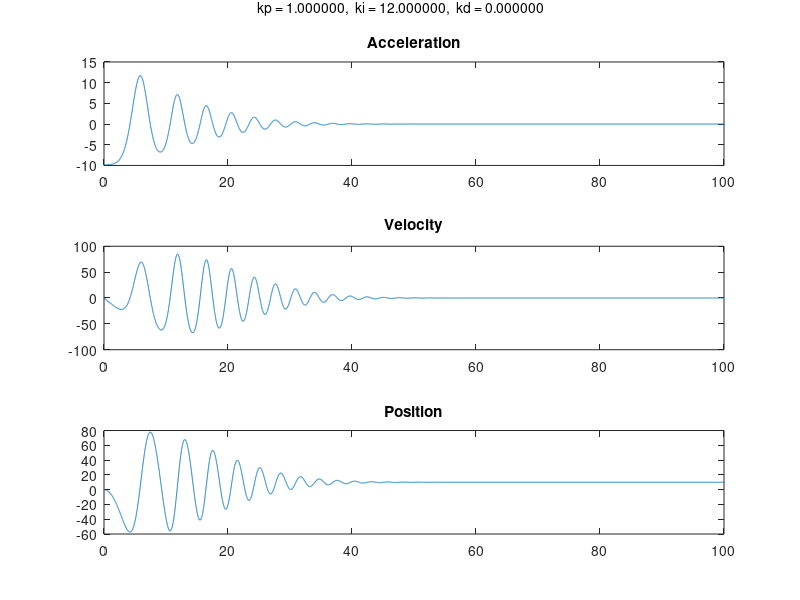

The MATLAB script that drew this image:
function main() %initial values
  % Constants
    g = 9.82;
    m = 1;   
    L = 0.25;
    k = 3e-6;
    
  % PID-coefficients
    kp = 1.0;%3;
    ki = 12.0;%5.5;
    kd = 0.0;%4;

  % Initial values
    a = [ 0 ; 0 ; -g ];
    v0 = zeros(3,1);
    v = v0;
    pos = zeros(3,1);
    thetaVec = zeros(3,1);
    
    refHeight = 10;
    errHeight = pos(3)-refHeight; %
    integral = 0;
    %inputs= zeros(4,1);
    
  % Time variables
    h = 0.01; % step length / delta time
    tStart = 0;
    tStop = 100;
    ta = tStart:h:tStop;
    counter = 0;
   
  % Variables to store values for plots  
    posVec = zeros(3,numel(ta));
    velVec = zeros(3,numel(ta));
    accVec = zeros(3,numel(ta));
    
  % %Variables for another aproach
    %aN = a; 
    %vN = v;
    %pN = pos;
    
    %pNVec = posVec;
    %vNVec = velVec;
    %aNVec = accVec;
    %sumAN = zeros(3,1);
    
    %eN = pN(3)-refHeight;
    %integralN = 0;
    %inputsN= zeros(4,1);
    %thrustTotN = zeros(4,1);
       
    for t = ta;
        counter = counter +1;
       
        errHeightPrev = errHeight;
        errHeight = refHeight - pos(3);
        
        [inputs, integral] = pidHeight( kp,ki,kd,errHeight, errHeightPrev, h, integral);
        thrustTot = thrust(k,inputs);
     
        rotMat = rotation( thetaVec );
        
        %TODO uppdatera vinklar
        
        a = acceleration(g, rotMat, thrustTot, m);
        v = velocity(a, t, v0);

        pos = pos + h * v; %Euler
        
        posVec(:,counter) = pos;
        velVec(:,counter) = v;
        accVec(:,counter) = a;
        
% %The other aproach
%         eNprev = eN;
%         eN = refHeight - pN(3);

%         [inputsN, integralN] = pidHeightN( eN, eNprev, h, integralN);
%         thrustTotN = thrust(k,inputsN);

%         aN = -[0;0;g] + (rotMat * [0;0;thrustTotN]) ./ m;
%         sumAN = aN + sumAN;
%         vN = h * sumAN;
%         pN = pN + vN*h;
        
%         pNVec(:,counter) = pN;
%         vNVec(:,counter) = vN;
%         aNVec(:,counter) = aN;
    end
    subplotFunc(ta, accVec(3,:),velVec(3,:), posVec(3,:), sprintf('\b kp = %f,  ki = %f,  kd = %f',kp,ki,kd));    
end

function acc = acceleration(g , rotMat, thrustTot, m)
    gravity = [0; 0; -g];
    acc = gravity + (rotMat * [0;0;thrustTot]) ./ m; %3x1-vector 
end

function vel = velocity(a,t, v0)
    vel = a*t + v0; 
end

function thrustTot = thrust(k, inputs)
    thrustTot = k*sum(inputs.^2); %d?r input ?r en 4x1-vector inneh?llandes de fyra rotorernas vinkelhastighet.
end

function [input,integral] = pidHeight(kp,ki,kd,errHeight, errHeightPrev,h,integral)
    integral = integral + errHeight*h;
    derivative = ((errHeight-errHeightPrev)/h);
    input = kp*errHeight + ki*integral + kd*derivative;
    if (input < 0)
        input = 0;
    end
end

function [inputn,integraln] = pidHeightN(en, enprev,h,integraln)
    kp = 0.1;%3;
    ki = 0.1;%5.5;
    kd = 0.01;%4;
    integraln = integraln + en*h;
    derivative = ((en-enprev)/h);
    inputn = kp*en + ki*integraln + kd*derivative;
end

function rotMat = rotation( thetaVec )
    roll    = thetaVec(1);
    pitch   = thetaVec(2);
    yaw     = thetaVec(3);

    rotMat = zeros(3);
    rotMat(:, 1) = [
        cos(yaw) * cos(pitch)
        cos(pitch) * sin(yaw)
        - sin(pitch)
    ];
    rotMat(:, 2) = [
        cos(yaw) * sin(pitch) * sin(roll) - cos(roll) * sin(yaw)
        cos(yaw) * cos(roll) + sin(yaw) * sin(pitch) * sin(roll)
        cos(pitch) * sin(roll)
    ];
    rotMat(:, 3) = [
        sin(yaw) * sin(roll) + cos(yaw) * cos(roll) * sin(pitch)
        cos(roll) * sin(yaw) * sin(pitch) - cos(yaw) * sin(roll)
        cos(pitch) * cos(roll)
    ];
end

function subplotFunc(x,y1,y2,y3,str)
    figure
    subplot(3,1,1)
            plot(x, y1)       %plot z acc
            title('Acceleration')
                subplot(3,1,2)
                plot(x,y2)    %plot z vel
                title('Velocity')
                    subplot(3,1,3)
                    plot(x, y3)%plot z pos
                    title('Position')
                    ha = axes('Position',[0 0 1 1],'Xlim',[0 1],'Ylim',[0 
    1],'Box','off','Visible','off','Units','normalized', 'clipping' , 'off');

    text(0.5, 1,str,'HorizontalAlignment' ,'center','VerticalAlignment', 'top')
end
